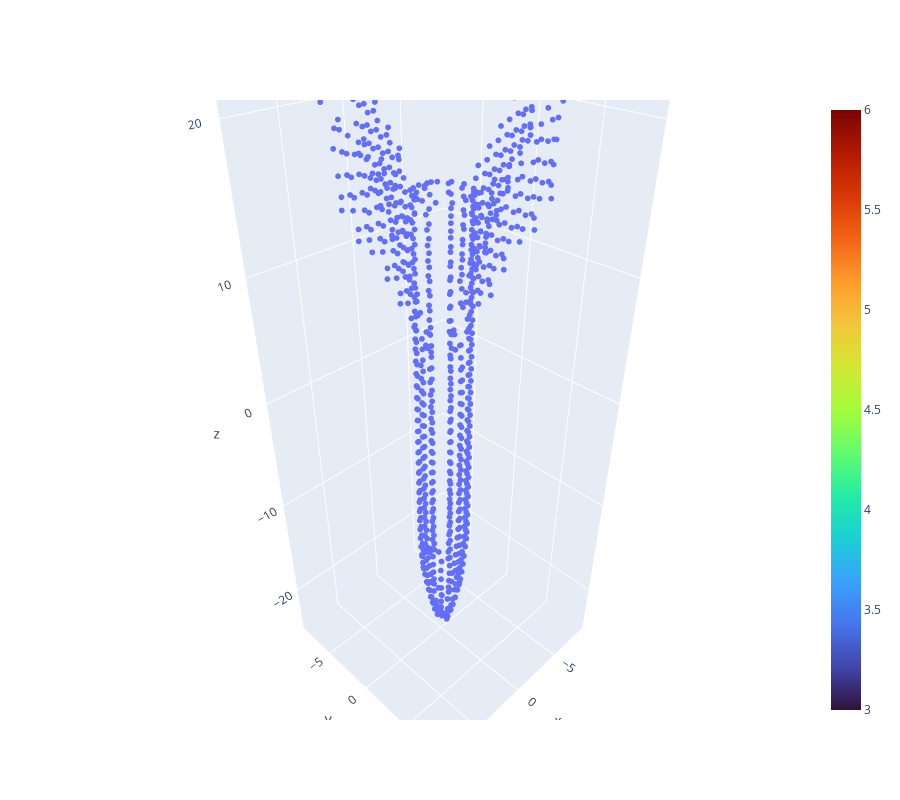

The notebook cell this image was saved under:
### Code cell
print(sample)
print(len(sample.node_attr[:]))

# checking number of zero entries on node attributes; they are a lot!
print((torch.sum(sample.node_attr,dim=-1)==0).sum())

print_3D_graph(sample[0].pos.cpu(), edges = None, color = None)
print(sample[0].node_attr)

### Figure 1 — Plotly figure (JSON) as saved in the notebook; plotly's stock layout.template omitted (floating-point values rounded to 4 significant figures; data arrays with more than 128 entries replaced by an {"elided": "..."} marker saying what was removed)
{"data": [{"marker": {"colorscale": [[0, "#30123b"], [0.07143, "#4145ab"], [0.1429, "#4675ed"], [0.2143, "#39a2fc"], [0.2857, "#1bcfd4"], [0.3571, "#24eca6"], [0.4286, "#61fc6c"], [0.5, "#a4fc3b"], [0.5714, "#d1e834"], [0.6429, "#f3c63a"], [0.7143, "#fe9b2d"], [0.7857, "#f36315"], [0.8571, "#d93806"], [0.9286, "#b11901"], [1, "#7a0402"]], "showscale": true, "size": 2}, "mode": "markers", "showlegend": false, "type": "scatter3d", "x": {"elided": "848 float values"}, "y": {"elided": "848 float values"}, "z": {"elided": "848 float values"}}], "layout": {"height": 800, "scene": {"aspectmode": "data"}, "width": 900}}
